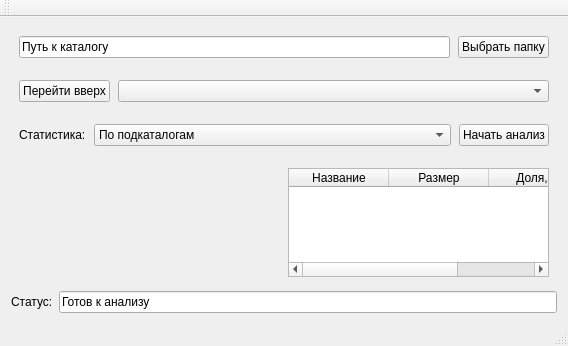
<?xml version="1.0" encoding="UTF-8"?>
<ui version="4.0">
 <class>MainWindowClass</class>
 <widget class="QMainWindow" name="MainWindowClass">
  <property name="geometry">
   <rect>
    <x>0</x>
    <y>0</y>
    <width>568</width>
    <height>346</height>
   </rect>
  </property>
  <property name="windowTitle">
   <string>Disk Analyzer</string>
  </property>
  <widget class="QWidget" name="centralWidget">
   <layout class="QVBoxLayout" name="verticalLayout">
    <item>
     <layout class="QHBoxLayout" name="horizontalLayout_4">
      <property name="spacing">
       <number>8</number>
      </property>
      <property name="leftMargin">
       <number>8</number>
      </property>
      <property name="topMargin">
       <number>8</number>
      </property>
      <property name="rightMargin">
       <number>8</number>
      </property>
      <property name="bottomMargin">
       <number>8</number>
      </property>
      <item>
       <widget class="QLineEdit" name="pathLineEdit">
        <property name="text">
         <string>Путь к каталогу</string>
        </property>
       </widget>
      </item>
      <item>
       <widget class="QPushButton" name="browseButton">
        <property name="text">
         <string>Выбрать папку</string>
        </property>
       </widget>
      </item>
     </layout>
    </item>
    <item>
     <layout class="QHBoxLayout" name="horizontalLayout">
      <property name="spacing">
       <number>8</number>
      </property>
      <property name="leftMargin">
       <number>8</number>
      </property>
      <property name="topMargin">
       <number>8</number>
      </property>
      <property name="rightMargin">
       <number>8</number>
      </property>
      <property name="bottomMargin">
       <number>8</number>
      </property>
      <item>
       <widget class="QPushButton" name="upButton">
        <property name="text">
         <string>Перейти вверх</string>
        </property>
       </widget>
      </item>
      <item>
       <widget class="QComboBox" name="subdirectoryComboBox">
        <property name="sizePolicy">
         <sizepolicy hsizetype="Expanding" vsizetype="Fixed">
          <horstretch>0</horstretch>
          <verstretch>0</verstretch>
         </sizepolicy>
        </property>
        <property name="editable">
         <bool>false</bool>
        </property>
        <property name="currentText">
         <string/>
        </property>
        <property name="placeholderText">
         <string>Выберите подкаталог</string>
        </property>
       </widget>
      </item>
     </layout>
    </item>
    <item>
     <layout class="QHBoxLayout" name="horizontalLayout_2">
      <property name="spacing">
       <number>8</number>
      </property>
      <property name="leftMargin">
       <number>8</number>
      </property>
      <property name="topMargin">
       <number>8</number>
      </property>
      <property name="rightMargin">
       <number>8</number>
      </property>
      <property name="bottomMargin">
       <number>8</number>
      </property>
      <item>
       <widget class="QLabel" name="TextLable">
        <property name="sizePolicy">
         <sizepolicy hsizetype="Minimum" vsizetype="Preferred">
          <horstretch>0</horstretch>
          <verstretch>0</verstretch>
         </sizepolicy>
        </property>
        <property name="text">
         <string>Статистика:</string>
        </property>
       </widget>
      </item>
      <item>
       <widget class="QComboBox" name="statsModeComboBox">
        <property name="sizePolicy">
         <sizepolicy hsizetype="Expanding" vsizetype="Fixed">
          <horstretch>0</horstretch>
          <verstretch>0</verstretch>
         </sizepolicy>
        </property>
        <item>
         <property name="text">
          <string>По подкаталогам</string>
         </property>
        </item>
        <item>
         <property name="text">
          <string>По категориям файлов</string>
         </property>
        </item>
       </widget>
      </item>
      <item>
       <widget class="QPushButton" name="analyzeButton">
        <property name="text">
         <string>Начать анализ</string>
        </property>
       </widget>
      </item>
     </layout>
    </item>
    <item>
     <layout class="QHBoxLayout" name="horizontalLayout_3">
      <property name="spacing">
       <number>8</number>
      </property>
      <property name="leftMargin">
       <number>8</number>
      </property>
      <property name="topMargin">
       <number>8</number>
      </property>
      <property name="rightMargin">
       <number>8</number>
      </property>
      <property name="bottomMargin">
       <number>8</number>
      </property>
      <item>
       <widget class="QWidget" name="chartWidget" native="true">
        <property name="sizePolicy">
         <sizepolicy hsizetype="Expanding" vsizetype="Expanding">
          <horstretch>0</horstretch>
          <verstretch>0</verstretch>
         </sizepolicy>
        </property>
       </widget>
      </item>
      <item>
       <widget class="QTableWidget" name="statsTableWidget">
        <attribute name="horizontalHeaderCascadingSectionResizes">
         <bool>false</bool>
        </attribute>
        <column>
         <property name="text">
          <string>Название</string>
         </property>
        </column>
        <column>
         <property name="text">
          <string>Размер</string>
         </property>
        </column>
        <column>
         <property name="text">
          <string>Доля, %</string>
         </property>
        </column>
       </widget>
      </item>
     </layout>
    </item>
    <item>
     <layout class="QHBoxLayout" name="horizontalLayout_5">
      <item>
       <widget class="QLabel" name="statusLabel">
        <property name="text">
         <string>Статус:</string>
        </property>
       </widget>
      </item>
      <item>
       <widget class="QLineEdit" name="statuslineEdit">
        <property name="enabled">
         <bool>true</bool>
        </property>
        <property name="text">
         <string>Готов к анализу</string>
        </property>
        <property name="readOnly">
         <bool>true</bool>
        </property>
       </widget>
      </item>
     </layout>
    </item>
   </layout>
  </widget>
  <widget class="QToolBar" name="mainToolBar">
   <attribute name="toolBarArea">
    <enum>TopToolBarArea</enum>
   </attribute>
   <attribute name="toolBarBreak">
    <bool>false</bool>
   </attribute>
  </widget>
  <widget class="QStatusBar" name="statusBar"/>
 </widget>
 <layoutdefault spacing="6" margin="11"/>
 <resources>
  <include location="MainWindow.qrc"/>
 </resources>
 <connections/>
</ui>
